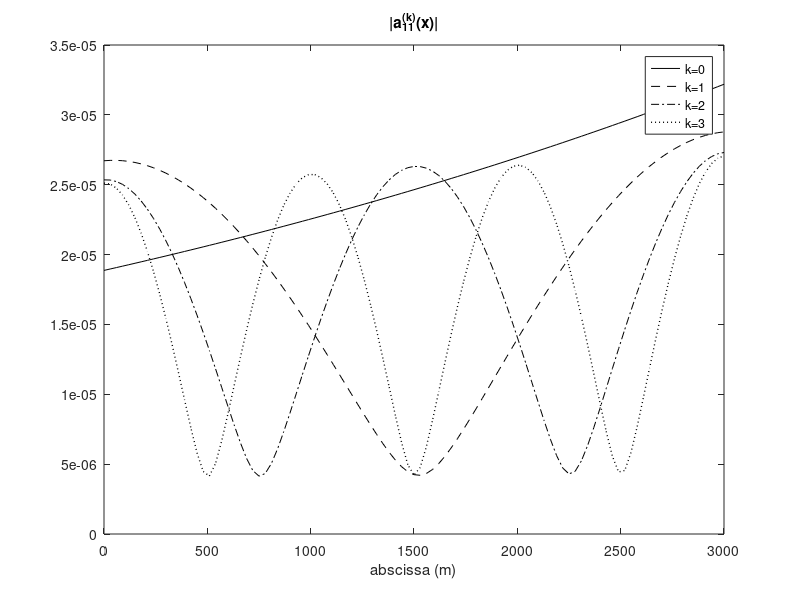
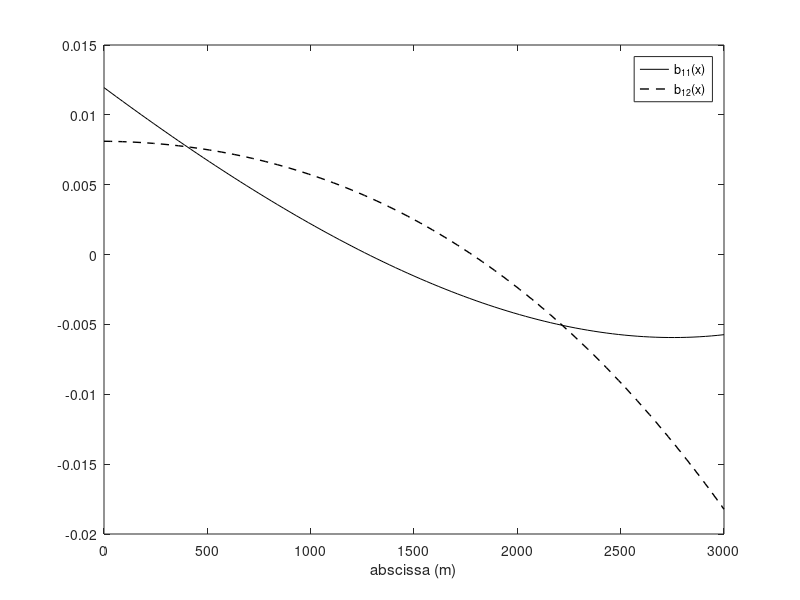
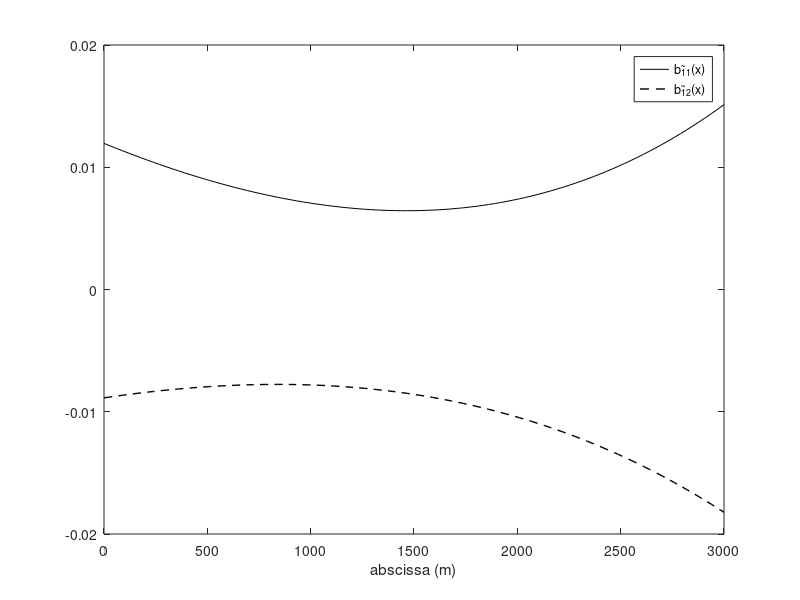
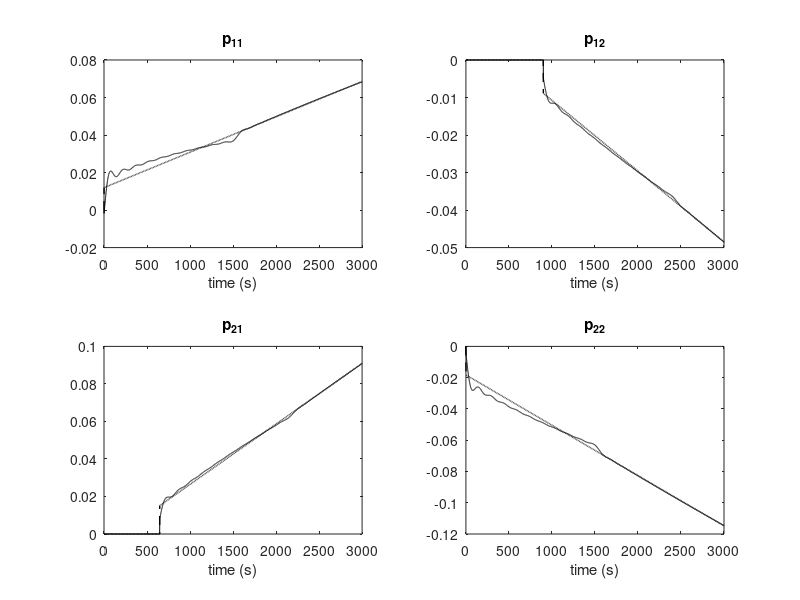

Here is the MATLAB script that generated these plots, in order:
% This files computes the modal decomposition of the linearized Saint-Venant equation
% for a uniform flow condition
%
% XL 15/01/2009 

clear all; 
close all
%----------
g=9.81;
%---------------------------------
type=1; % example canal type (1 or 2)
%---------------------------------
if type==1
    L=3000; %canal length in meters    
    B=7; %bottom width
    Sb=0.0001; %bottom slope
    K=50; %Strickler coefficient
    m=1.5; % side slope
    Q=14;    %maximum discharge
    yn=2.1221; % normal depth
    w=logspace(-5,-1,500);%frequency points
    s=sqrt(-1)*w;
elseif type==2    
    L=6000; %canal length in meters
    B=8; %bottom width
    Sb=0.0008; %bottom slope
    K=50; %Strickler coefficient
    m=1.5; % side slope
    Q=80;    %maximum discharge
    yn=2.9234; % normal depth
    w=logspace(-5,-1,500);%frequency points
    s=sqrt(-1)*w;
end

y=yn;
% Physical characteristics of the flow
T=B+2*m*y;
A=y.*(B+m*y);
P=B+2*sqrt(1+m^2)*y;
R=A./P;
% square of the Froude number
Fr2=Q^2*T./(g*A.^3);
% friction slope
Sf=Q^2./(K^2*A.^2.*R.^(4/3));
%---------------------------------
x=0:L/100:L;
% dPdy
dPdy=2*sqrt(1+m^2); 
%dTdx=2*m*dydx;
%------------------
V=Q./A;%velocity
C=sqrt(g*A./T);%celerity
%------------------
alpha=V+C;
beta=C-V;
kappa=7/3-4/3*A./P./T.*dPdy;
gamma=g*(1+kappa)*Sb;
delta=2*g./V.*Sb;

tau1=L/alpha;
tau2=L/beta;
r1=(alpha.*delta-gamma)./alpha./(alpha+beta);
r2=(beta.*delta+gamma)./beta./(alpha+beta);
% -------------------poles --------------------
% number of pairs of poles
nk=1:10;

% integrator
s0(1)=0; 

%%%%%%%%%%%%%%%%%%%%%%%%%%%%%%%%%%%%%%%%%%%%%%%%%%%%%%%%%%%%%%
%%%%%%%%%%%%%%%%%%% Computation of the modal factors%%%%%%%%%%
%%%%%%%%%%%%%%%%%%%%%%%%%%%%%%%%%%%%%%%%%%%%%%%%%%%%%%%%%%%%%%

% initialization
ga=gamma*L/alpha/beta;
ega=exp(ga);
% modal decomposition gij
% modal factors for the integrator
a11(1,:)=ga/L*exp(ga*x/L)/(exp(ga)-1)/T;   
a12(1,:)=-a11(1,:);
a21(1,:)=0.*exp(ga*x/L);
a22(1,:)=0.*exp(ga*x/L);

% computation of bij(x)
b11=exp(ga*x/L)/T/(ega-1)^2.*((alpha-beta)/alpha/beta*(ega*(1+ga*(x/L-1))-1-ga*x/L)+delta/gamma*(exp(ga*(1-x/L))*(ega-1)+ega*(1+ga*(x/L-2))-1-ga*x/L));
b12=1/T/(ega-1)^2*((alpha-beta)/alpha/beta*exp(ga*x/L).*(ga*ega+(1-ega)*(1+ga*x/L))+delta/gamma*(ga*exp(ga*x/L)*(1+ega)+(1-ega)*(1+exp(ga*x/L).*(1+ga*x/L))));
b21=(ega-exp(ga*(x/L-1)))/(ega-1);
b22=(exp(ga*x/L)-1)/(ega-1);

%
% approx_gij are the truncated series of the modal decomposition
% 

approx_g11=ones(size(s))'*b11+1./s'*a11(1,:);
approx_g12=ones(size(s))'*b12+1./s'*a12(1,:);
approx_g21=ones(size(s))'*b21;
approx_g22=ones(size(s))'*b22;

% approx with the integrator
approx_g11_0=approx_g11;
approx_g12_0=approx_g12;

% modal decomposition of gijtilde
a11t(1,:)=a11(1,:);
a12t(1,:)=a12(1,:);
a21t(1,:)=a21(1,:);
a22t(1,:)=a22(1,:);

% coef bij(x)
b11t=b11+x./alpha.*a11(1,:);
b12t=b12+(L-x)./beta.*a12(1,:);
b21t=b21;
b22t=b22;

approx_g11t=ones(size(s))'*b11t+1./s'*a11t(1,:);
approx_g12t=ones(size(s))'*b12t+1./s'*a12t(1,:);
approx_g21t=ones(size(s))'*b21t;
approx_g22t=ones(size(s))'*b22t;

% approx with the integrator
approx_g11t_0=approx_g11t;
approx_g12t_0=approx_g12t;
%------------------
a=2*V/(C^2-V^2);
b=gamma/alpha/beta;
c=T;
d=1/T/(C^2-V^2);
e=2*g*Sb/V/T/(C^2-V^2);
%-----
A=a^2+4*d*c;
B=a*b+2*e*c;
C=b^2;
for k=1:10
    Delta=B^2-A*(C+4*k^2*pi^2/L^2);                  
    %
    % poles of Saint-Venant transfer matrix
    %
    s0(2*k)=(-B+sqrt(Delta))/A;
    s0(2*k+1)=(-B-sqrt(Delta))/A; 
    %
    %  Modal decomposition of gij
    %
    spec1=(a*s0(2*k)+b)/2/k/pi*L*sin(k*pi*x/L)+cos(k*pi*x/L);
    spec2=(a*s0(2*k+1)+b)/2/k/pi*L*sin(k*pi*x/L)+cos(k*pi*x/L);        
    % modal factors
    a11(2*k,:)=-4*k^2*pi^2/sqrt(Delta)/s0(2*k)/L^3/T*exp(1/2*(a*s0(2*k)+b)*x).*spec1; 
    a11(2*k+1,:)=4*k^2*pi^2/sqrt(Delta)/s0(2*k+1)/L^3/T*exp(1/2*(a*s0(2*k+1)+b)*x).*spec2; 
    a12(2*k,:)=(-1)^(k)*4*k^2*pi^2/sqrt(Delta)/s0(2*k)/L^3/T*exp(1/2*(a*s0(2*k)+b)*(x-L)).*spec1; 
    a12(2*k+1,:)=(-1)^(k+1)*4*k^2*pi^2/sqrt(Delta)/s0(2*k+1)/L^3/T*exp(1/2*(a*s0(2*k+1)+b)*(x-L)).*spec2; 
    a21(2*k,:)=-4*k*pi/sqrt(Delta)/s0(2*k)/L^2*exp(1/2*(a*s0(2*k)+b)*x).*sin(k*pi*x/L); 
    a21(2*k+1,:)=4*k*pi/sqrt(Delta)/s0(2*k+1)/L^2*exp(1/2*(a*s0(2*k+1)+b)*x).*sin(k*pi*x/L); 
    a22(2*k,:)=(-1)^k*4*k*pi/sqrt(Delta)/s0(2*k)/L^2*exp(1/2*(a*s0(2*k)+b)*(x-L)).*sin(k*pi*x/L); 
    a22(2*k+1,:)=-(-1)^k*4*k*pi/sqrt(Delta)/s0(2*k+1)/L^2*exp(1/2*(a*s0(2*k+1)+b)*(x-L)).*sin(k*pi*x/L); 
    % Rational approx of gij 
    approx_g11=approx_g11 + 1./(s'-s0(2*k+1))*a11(2*k+1,:) +  1./(s'-s0(2*k))*a11(2*k,:)+ ones(size(s))'*(a11(2*k+1,:)/s0(2*k+1) +  a11(2*k,:)/s0(2*k)); 
    approx_g12=approx_g12 + 1./(s'-s0(2*k+1))*a12(2*k+1,:) +  1./(s'-s0(2*k))*a12(2*k,:)+ ones(size(s))'*(a12(2*k+1,:)/s0(2*k+1) +  a12(2*k,:)/s0(2*k)); 
    approx_g21=approx_g21 + 1./(s'-s0(2*k+1))*a21(2*k+1,:) +  1./(s'-s0(2*k))*a21(2*k,:)+ ones(size(s))'*(a21(2*k+1,:)/s0(2*k+1) +  a21(2*k,:)/s0(2*k)); 
    approx_g22=approx_g22 + 1./(s'-s0(2*k+1))*a22(2*k+1,:) +  1./(s'-s0(2*k))*a22(2*k,:)+ ones(size(s))'*(a22(2*k+1,:)/s0(2*k+1) +  a22(2*k,:)/s0(2*k)); 
            
    % Modal decomposition of gijtilde (without the delay)
    a11t(2*k,:)=a11(2*k,:).*exp(s0(2*k).*x./alpha);
    a11t(2*k+1,:)=a11(2*k+1,:).*exp(s0(2*k+1).*x./alpha);
    a12t(2*k,:)=a12(2*k,:).*exp(s0(2*k)*(L-x)/beta);
    a12t(2*k+1,:)=a12(2*k+1,:).*exp(s0(2*k+1)*(L-x)/beta);
    a21t(2*k,:)=a21(2*k,:).*exp(s0(2*k)*x/alpha);    
    a21t(2*k+1,:)=a21(2*k+1,:).*exp(s0(2*k+1)*x/alpha);
    a22t(2*k,:)=a22(2*k,:).*exp(s0(2*k)*(L-x)/beta);
    a22t(2*k+1,:)=a22(2*k+1,:).*exp(s0(2*k+1)*(L-x)/beta);
    % Rational approx of gijtilde
    approx_g11t=approx_g11t + 1./(s'-s0(2*k+1))*a11t(2*k+1,:) +  1./(s'-s0(2*k))*a11t(2*k,:)+ ones(size(s))'*(a11t(2*k+1,:)/s0(2*k+1) +  a11t(2*k,:)/s0(2*k)); 
    approx_g12t=approx_g12t + 1./(s'-s0(2*k+1))*a12t(2*k+1,:) +  1./(s'-s0(2*k))*a12t(2*k,:)+ ones(size(s))'*(a12t(2*k+1,:)/s0(2*k+1) +  a12t(2*k,:)/s0(2*k)); 
    approx_g21t=approx_g21t + 1./(s'-s0(2*k+1))*a21t(2*k+1,:) +  1./(s'-s0(2*k))*a21t(2*k,:)+ ones(size(s))'*(a21t(2*k+1,:)/s0(2*k+1) +  a21t(2*k,:)/s0(2*k)); 
    approx_g22t=approx_g22t + 1./(s'-s0(2*k+1))*a22t(2*k+1,:) +  1./(s'-s0(2*k))*a22t(2*k,:)+ ones(size(s))'*(a22t(2*k+1,:)/s0(2*k+1) +  a22t(2*k,:)/s0(2*k)); 
end


% Figure aij    
figure;
h=newplot;
set(h,'FontSize',14)
set(h,'DefaultLineLineWidth',1);
set(0,'DefaultAxesColorOrder',[0 0 0],...
      'DefaultAxesLineStyleOrder','-|--|-.|:')
plot(x,abs(a11(1,:)),x,abs(a11(2,:)),x,abs(a11(4,:)),x,abs(a11(6,:)),'LineWidth',1)
legend('k=0','k=1','k=2','k=3')
xlabel('abscissa (m)')
title('|a_{11}^{(k)}(x)|')%ylabel

% Figure bij    
figure;
h=newplot;
set(h,'FontSize',14)
set(h,'DefaultLineLineWidth',1);
set(0,'DefaultAxesColorOrder',[0 0 0],...
      'DefaultAxesLineStyleOrder','-|--|-.|:')
plot(x,b11,x,b12,'LineWidth',1)
legend('b_{11}(x)','b_{12}(x)')
xlabel('abscissa (m)')

% Figure bij tilde   
figure;
h=newplot;
set(h,'FontSize',14)
set(h,'DefaultLineLineWidth',1);
set(0,'DefaultAxesColorOrder',[0 0 0],...
      'DefaultAxesLineStyleOrder','-|--|-.|:')
plot(x,b11t,x,b12t,'LineWidth',1)
legend('b^~_{11}(x)','b^~_{12}(x)')
xlabel('abscissa (m)')

%%%%%%%%%%%%%%%%%%%%%%%%%%%%%%%%%%%%%%%%%%%%%%%%
%%%% Computation of the step response %%%%%%%%%%
%%%%%%%%%%%%%%%%%%%%%%%%%%%%%%%%%%%%%%%%%%%%%%%%

if type==1
    t=0:1:3000; %time vector for the simulation
elseif type==2
    t=0:2:6000;
end

tt=t'*ones(size(x));
% step response
y1=ones(size(t))'*b11+t'*a11(1,:);
y2=ones(size(t))'*b12+t'*a12(1,:);
t1=tt-ones(size(t))'*x/alpha;
t2=tt-ones(size(t))'*(L-x)/beta;
retard1=max(0,t1);
retard2=max(0,t2);
onest1=max(0,t1./abs(t1));
onest2=max(0,t2./abs(t2));
y1t=onest1.*(ones(size(t))'*b11t)+retard1.*(ones(size(t))'*a11t(1,:));
y2t=onest2.*(ones(size(t))'*b12t)+retard2.*(ones(size(t))'*a12t(1,:));

y1t_0=y1t;y1_0=y1;
y2t_0=y2t;y2_0=y2;
%
% step response 
%
for k=1:10
    y1=y1 + (ones(size(t))'/s0(2*k+1)*a11(2*k+1,:)).*exp(tt*s0(2*k+1)) +  (ones(size(t))'/s0(2*k)*a11(2*k,:)).*exp(tt*s0(2*k)); 
    y2=y2 + (ones(size(t))'/s0(2*k+1)*a12(2*k+1,:)).*exp(tt*s0(2*k+1)) +  (ones(size(t))'/s0(2*k)*a12(2*k,:)).*exp(tt*s0(2*k)); 
    y1t=y1t + onest1.*(ones(size(t))'*a11t(2*k+1,:)).*exp(t1*s0(2*k+1))/s0(2*k+1) +  onest1.*(ones(size(t))'*a11t(2*k,:)).*exp(t1*s0(2*k))/s0(2*k); 
    y2t=y2t + onest2.*(ones(size(t))'*a12t(2*k+1,:)).*exp(t2*s0(2*k+1))/s0(2*k+1) +  onest2.*(ones(size(t))'*a12t(2*k,:)).*exp(t2*s0(2*k))/s0(2*k);
end

figure
h=newplot;
set(h,'FontSize',14)
set(h,'DefaultLineLineWidth',1);
set(0,'DefaultAxesColorOrder',[0 0 0],...
    'DefaultAxesLineStyleOrder','-|--|-.|:')
subplot(221)
h=newplot;
set(h,'FontSize',14)
plot(t,y1t(:,1),t,y1t_0(:,1),'LineWidth',1)
hold on
xlabel('time (s)')
title('p_{11}')
subplot(223)
h=newplot;
set(h,'FontSize',14)
plot(t,y1t(:,end),t,y1t_0(:,end),'LineWidth',1)
hold on
xlabel('time (s)')
title('p_{21}')
subplot(222)
h=newplot;
set(h,'FontSize',14)
plot(t,y2t(:,1),t,y2t_0(:,1),'LineWidth',1)
hold on
xlabel('time (s)')
title('p_{12}')
subplot(224)
h=newplot;
set(h,'FontSize',14)
plot(t,y2t(:,end),t,y2t_0(:,end),'LineWidth',1)
hold on
xlabel('time (s)')
title('p_{22}')


figure;
h=newplot;
set(h,'FontSize',14)
set(h,'DefaultLineLineWidth',1);
title('step response')
mesh(x,t,y1t);
ylabel('time (s)')
xlabel('abscissa (m)')


% computation of the exact solution
x12=-c*s;
x21=-d*s-e;
x22=a*s+b;
land1=0.5*(x22-sqrt(x22.^2+4*x21.*x12));
land2=0.5*(x22+sqrt(x22.^2+4*x21.*x12));
    
l1s=(land1./s)'*ones(size(x));
l2s=(land2./s)'*ones(size(x));
dens=(1-exp((land1'-land2')*ones(size(x))*L));
g11=(l2s.*exp(land2'*(x-L)+land1'*ones(size(x))*L)-l1s.*exp(land1'*x))./dens/T;
g12=(l1s.*exp(land1'*x-land2'*ones(size(x))*L)-l2s.*exp(land2'*(x-L)))./dens/T;
g21=(exp(land1'*x)-exp(land2'*(x-L)+land1'*ones(size(x))*L))./dens;
g22=(exp(land2'*x)-exp(land1'*x))./dens;
g11t=g11.*exp(s'*x/alpha);
g12t=g12.*exp(s'*(L-x)/beta);
g21t=g21.*exp(s'*x/alpha);
g22t=g22.*exp(s'*(L-x)/beta);

%%%%%%%%%%%%%%%%%%%%%%%%%%%%%%%%%%%%%%%%%%%%%%%%%%%%%%%%%%
%%%%%%%%%%% Comparison exact and approximated transfers %%
%%%%%%%%%%%%%%%%%%%%%%%%%%%%%%%%%%%%%%%%%%%%%%%%%%%%%%%%%%

p21t=g11t(:,end);p21t_0=approx_g11t_0(:,end);p21t_10=approx_g11t(:,end);
p22t=g12t(:,end);p22t_0=approx_g12t_0(:,end);p22t_10=approx_g12t(:,end);
% DESSIN Bode P %%%%%%%%%%%%%%%%%%%%%%%%%%%%%%%%%%%%%%%%%%%%%%%%%%%%%%%%
figure
subplot(2,2,1)
h=newplot;
set(h,'FontSize',14)
semilogx(w,20*log10(abs(p21t)),w,20*log10(abs(p21t_10)),w,20*log10(abs(p21t_0)),'LineWidth',1);
%xlabel('dimensionless frequency')
ylabel('Gain (dB)')
axis([1e-4 1e-1 -60 0])
grid on
hold on
title(['p_{21}'])
subplot(2,2,3)
h=newplot;
set(h,'FontSize',14)
semilogx(w,180*unwrap(angle(p21t))/pi,w,180*unwrap(angle(p21t_10))/pi,w,180*unwrap(angle(p21t_0))/pi,'LineWidth',1);
xlabel('Freq. (rad/s)')
ylabel('Phase (deg)')
%axis([1e-4 1e-1 -500 0])
grid on

subplot(2,2,2)
h=newplot;
set(h,'FontSize',14)
semilogx(w,20*log10(abs(p22t)),w,20*log10(abs(p22t_10)),w,20*log10(abs(p22t_0)),'LineWidth',1);
%xlabel('dimensionless frequency')
ylabel('Gain (dB)')
axis([1e-4 1e-1 -60 0])
grid on
hold on
title(['p_{22}'])
subplot(2,2,4)
h=newplot;
set(h,'FontSize',14)
semilogx(w,180*unwrap(angle(p22t))/pi,w,180*unwrap(angle(p22t_10))/pi,w,180*unwrap(angle(p22t_0))/pi,'LineWidth',1);
xlabel('Freq. (rad/s)')
ylabel('Phase (deg)')
%axis([1e-4 1e-1 0 300])
grid on
% FIN DESSIN Bode P %%%%%%%%%%%%%%%%%%%%%%%%%%%%%%%%%%%%%%%%%%%%%%%%%%%%%%%%

